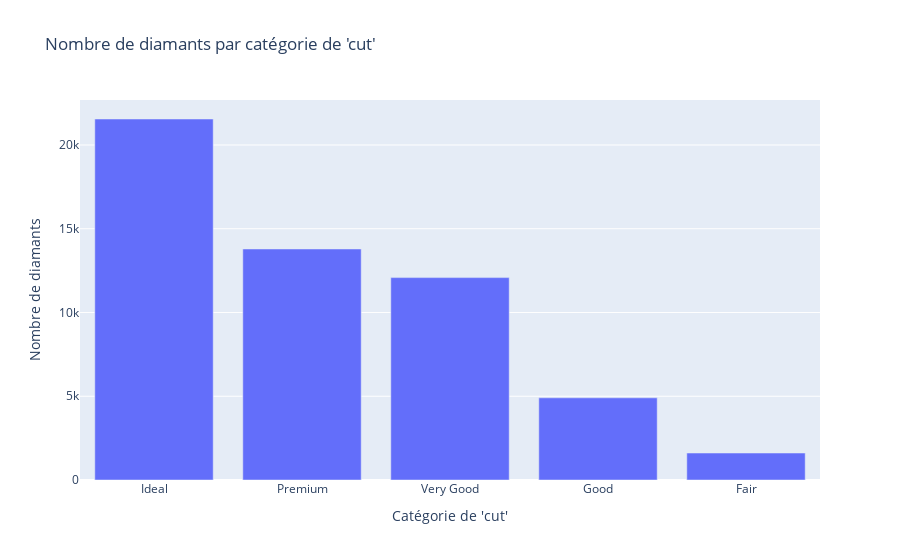

Notebook cell for this chart:
### Code cell
import pandas as pd
import plotly.express as px

# Compter le nombre de diamants par catégorie de 'cut'
cut_counts = diamonds_df['cut'].value_counts().reset_index()
cut_counts.columns = ['cut', 'count']

# Créer un diagramme à barres interactif avec Plotly
fig = px.bar(
    cut_counts,
    x='cut',
    y='count',
    title="Nombre de diamants par catégorie de 'cut'",
    labels={'cut': "Catégorie de 'cut'", 'count': "Nombre de diamants"},
)

fig.show()

### Figure 1 — Plotly figure (JSON) as saved in the notebook; plotly's stock layout.template omitted (floating-point values rounded to 4 significant figures)
{"data": [{"hovertemplate": "Catégorie de 'cut'=%{x}<br>Nombre de diamants=%{y}<extra></extra>", "legendgroup": "", "marker": {"color": "#636efa", "pattern": {"shape": ""}}, "name": "", "orientation": "v", "showlegend": false, "textposition": "auto", "type": "bar", "x": ["Ideal", "Premium", "Very Good", "Good", "Fair"], "xaxis": "x", "y": [21551, 13791, 12082, 4906, 1610], "yaxis": "y"}], "layout": {"barmode": "relative", "legend": {"tracegroupgap": 0}, "title": {"text": "Nombre de diamants par catégorie de 'cut'"}, "xaxis": {"anchor": "y", "domain": [0, 1], "title": {"text": "Catégorie de 'cut'"}}, "yaxis": {"anchor": "x", "domain": [0, 1], "title": {"text": "Nombre de diamants"}}}}
